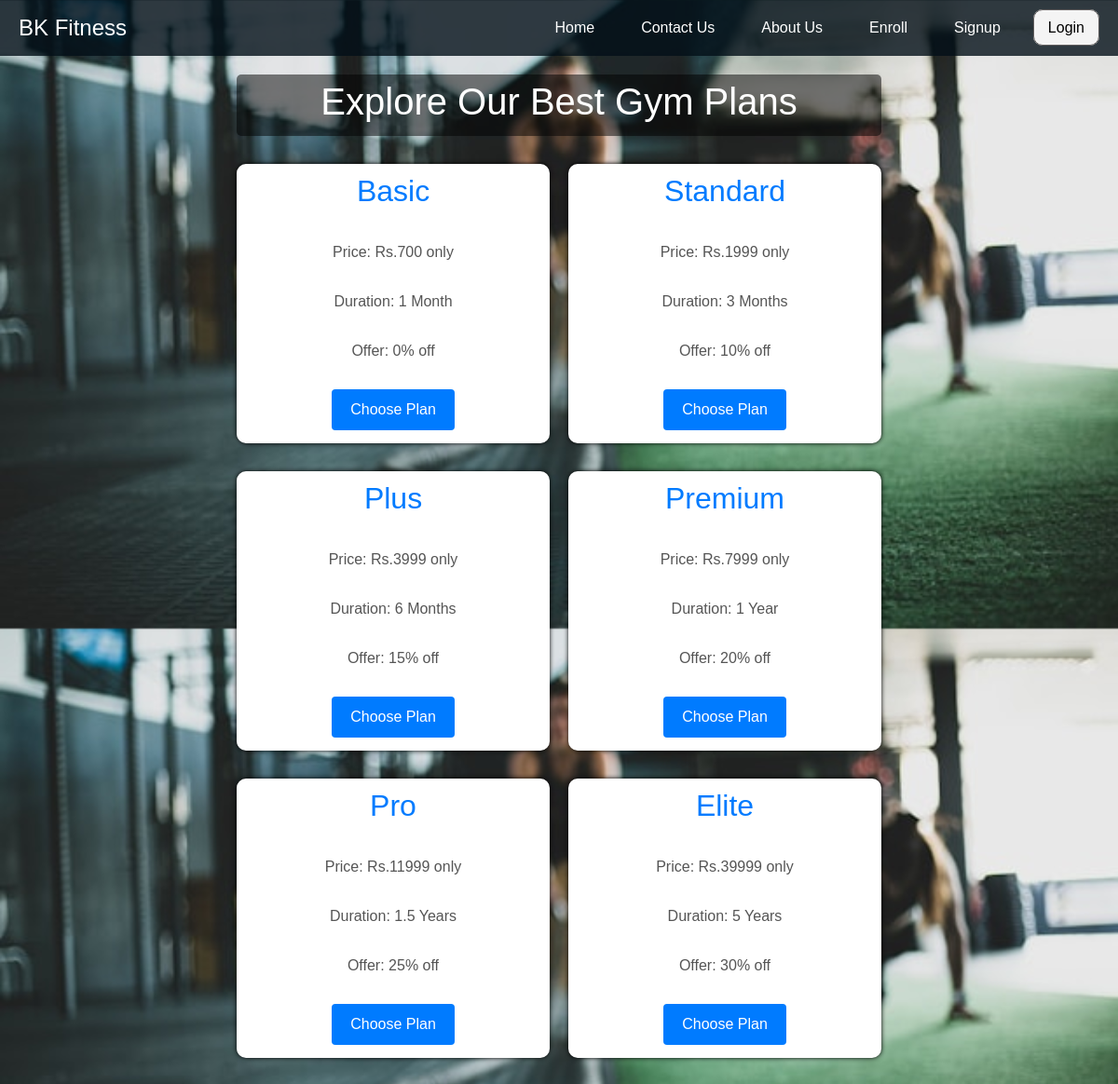
The app's page /explore_plans with its own data.
### app/models.py (models this page shows, shortened)
class MembershipPlan(models.Model):
    plan = models.CharField(max_length=50)
    price = models.IntegerField()
    duration=models.CharField(max_length=50)
    offer = models.IntegerField()

### app/views.py (the view)
# urls.py: path('explore_plans', views.explore_plans, name='explore_plan'),
def explore_plans(rerquest):
    plans = MembershipPlan.objects.all()
    context ={'plans':plans}
    return render(rerquest,"explore_plan.html",context)

### templates/explore_plan.html (shortened to what this page needs)
{% extends "base.html" %}
{% block body %}
<div class="plans-container">
    <div class="cart-container">
        <div class="plan-heading"><h1>Explore Our Best Gym Plans</h1></div>
        {% for plan in plans %}
            <div class="plan-cart">
                <h2>{{plan.plan}}</h2>
                <p>Price: Rs.{{plan.price}} only</p>
                <p>Duration: {{plan.duration}}</p>
                <p>Offer: {{plan.offer}}% off</p>
               <a href="/enroll" ><button class="choose-plan-btn">Choose Plan</button></a>
            </div>
        {% endfor %}
    </div>
</div>
{% endblock body %}

### templates/base.html (shortened to what this page needs)
{% load static %}
<!doctype html>
<html lang="en">
  <head>
    <link rel="stylesheet" href="https://cdn.jsdelivr.net/npm/bootstrap@5.3.3/dist/css/bootstrap.min.css">
    <link rel="stylesheet" href="https://cdn.jsdelivr.net/npm/bootstrap@5.3.3/dist/js/bootstrap.bundle.min.js">
    <link rel="stylesheet" href="https://cdn.jsdelivr.net/npm/bootstrap@4.6.2/dist/css/bootstrap.min.css">
    <link rel="stylesheet" href="{% static "css/base.css" %}">
    <link rel="stylesheet" href="{% static "css/index.css" %}">
    <link rel="stylesheet" href="{% static "css/signup.css" %}">
    <link rel="stylesheet" href="{% static "css/explore_plan.css" %}">
    <link rel="stylesheet" href="https://cdnjs.cloudflare.com/ajax/libs/font-awesome/6.6.0/css/all.min.css" />
  </head>
  <body>
    <nav class="navbar" id="nav">
      <div class="nav-brand">BK Fitness</div>
        <ul class="nav-links">
            <li><a href="/">Home</a></li>
            <li><a href="/contact">Contact Us</a></li>
            <li><a href="/about">About Us</a></li>
            <li><a href="/enroll">Enroll</a></li>
            {% if not request.user.is_authenticated %}
            <li><a href="/signup">Signup</a></li>
            <li><a href="/login" id="btn-login">Login</a></li>
            {% else %}
            <li><a href="/profile" id="btn-logout">Your Profile</a></li>
            <li><a href="/logout" id="btn-logout">Logout</a></li>
            {% endif %}
        </ul>
    </nav>
    <div class="loadAnimation">
      {% block body %}
      {% endblock body %}
    </div>
  </body>
</html>

### static/css/base.css (style rules this page uses)
* { padding: 0; margin: 0; }
.loadAnimation { animation: loadAnimation 2s; }
body { margin: 0; font-family: Arial, sans-serif; }
.navbar { display: flex; justify-content: space-between; align-items: center; background-color: rgba(3, 15, 24, 0.8); padding: 10px 20px; margin-bottom: 0px; height: 60px; }
#nav { width: 100%; position: fixed; top: 0px; z-index: 5; }
.nav-brand { font-size: 24px; color: rgb(255, 255, 255); cursor: default; }
.nav-links { list-style: none; margin: 0; padding: 0; display: flex; }
.nav-links li { margin-left: 20px; }
.nav-links a { text-decoration: none; color: white; padding: 10px 15px; transition: background-color 0.2s ease; border-radius: 10px; }
#btn-login, #btn-logout { border: 1px solid rgb(95, 92, 92); background-color: #f4f4f4; color: black; }

### static/css/signup.css (style rules this page uses)
body { background-image: url('../images/gympic4.jpg'); background-attachment: fixed; background-size: 100%; }
@media (max-width:1200px) { body { background-repeat: repeat; } }

### static/css/explore_plan.css (style rules this page uses)
.plans-container { display: flex; justify-content: center; margin-top: 60px; }
.plan-heading { display: flex; justify-content: center; color: #fff; background-color: rgba(0, 0, 0, 0.5); margin-bottom: 30px; padding: 5px 0px; width: 72%; border-radius: 5px; }
.cart-container { display: flex; flex-wrap: wrap; justify-content: center; width: 80%; padding: 20px 0; }
.plan-cart { background-color: white; display: flex; align-items: center; gap: 1.2rem; flex-direction: column; padding: 10px; margin-left: 10px; margin-right: 10px; margin-bottom: 30px; width: 35%; height: 300px; border-radius: 10px; box-shadow: 0 0 5px rgba(0, 0, 0, 1); box-sizing: border-box; transition: transform 0.5s ease; }
.plan-cart h2 { color: #007bff; margin-bottom: 15px; }
.plan-cart p { color: #555; margin-bottom: 10px; font-size: 16px; }
.choose-plan-btn { background-color: #007bff; color: white; border: none; padding: 10px 20px; border-radius: 4px; cursor: pointer; font-size: 16px; transition: background-color 0.3s ease; }

### records on screen
MembershipPlan: plan "Basic", price "700", duration "1 Month", offer "0"
MembershipPlan: plan "Standard", price "1999", duration "3 Months", offer "10"
MembershipPlan: plan "Plus", price "3999", duration "6 Months", offer "15"
MembershipPlan: plan "Premium", price "7999", duration "1 Year", offer "20"
MembershipPlan: plan "Pro", price "11999", duration "1.5 Years", offer "25"
MembershipPlan: plan "Elite", price "39999", duration "5 Years", offer "30"
